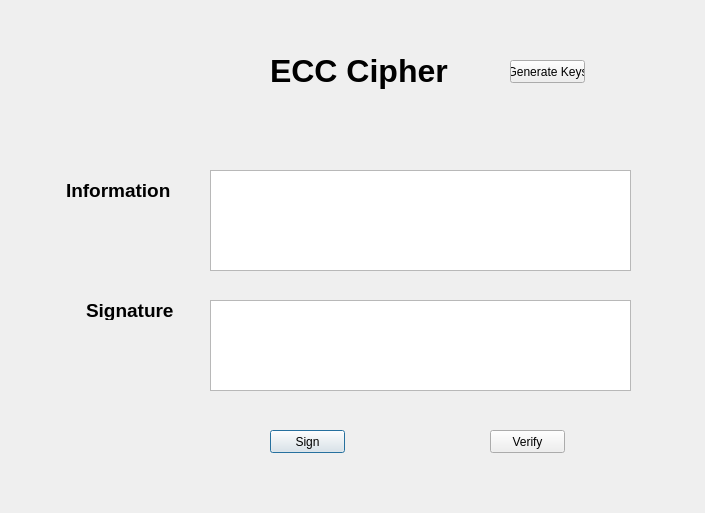
<?xml version="1.0" encoding="UTF-8"?>
<ui version="4.0">
 <class>Dialog</class>
 <widget class="QDialog" name="Dialog">
  <property name="geometry">
   <rect>
    <x>0</x>
    <y>0</y>
    <width>705</width>
    <height>513</height>
   </rect>
  </property>
  <property name="windowTitle">
   <string>Dialog</string>
  </property>
  <widget class="QLabel" name="label">
   <property name="geometry">
    <rect>
     <x>270</x>
     <y>40</y>
     <width>191</width>
     <height>61</height>
    </rect>
   </property>
   <property name="font">
    <font>
     <pointsize>24</pointsize>
     <weight>75</weight>
     <bold>true</bold>
    </font>
   </property>
   <property name="text">
    <string>ECC Cipher</string>
   </property>
  </widget>
  <widget class="QTextBrowser" name="txt_info">
   <property name="geometry">
    <rect>
     <x>210</x>
     <y>170</y>
     <width>421</width>
     <height>101</height>
    </rect>
   </property>
  </widget>
  <widget class="QTextBrowser" name="txt_sign">
   <property name="geometry">
    <rect>
     <x>210</x>
     <y>300</y>
     <width>421</width>
     <height>91</height>
    </rect>
   </property>
  </widget>
  <widget class="QPushButton" name="btn_sign">
   <property name="geometry">
    <rect>
     <x>270</x>
     <y>430</y>
     <width>75</width>
     <height>23</height>
    </rect>
   </property>
   <property name="text">
    <string>Sign</string>
   </property>
  </widget>
  <widget class="QPushButton" name="btn_verify">
   <property name="geometry">
    <rect>
     <x>490</x>
     <y>430</y>
     <width>75</width>
     <height>23</height>
    </rect>
   </property>
   <property name="text">
    <string>Verify</string>
   </property>
  </widget>
  <widget class="QPushButton" name="btn_gen_keys">
   <property name="geometry">
    <rect>
     <x>510</x>
     <y>60</y>
     <width>75</width>
     <height>23</height>
    </rect>
   </property>
   <property name="text">
    <string>Generate Keys</string>
   </property>
  </widget>
  <widget class="QLabel" name="label_4">
   <property name="geometry">
    <rect>
     <x>66</x>
     <y>180</y>
     <width>121</width>
     <height>20</height>
    </rect>
   </property>
   <property name="font">
    <font>
     <pointsize>14</pointsize>
     <weight>75</weight>
     <bold>true</bold>
    </font>
   </property>
   <property name="text">
    <string>Information</string>
   </property>
  </widget>
  <widget class="QLabel" name="label_5">
   <property name="geometry">
    <rect>
     <x>86</x>
     <y>300</y>
     <width>101</width>
     <height>20</height>
    </rect>
   </property>
   <property name="font">
    <font>
     <pointsize>14</pointsize>
     <weight>75</weight>
     <bold>true</bold>
    </font>
   </property>
   <property name="text">
    <string>Signature</string>
   </property>
  </widget>
 </widget>
 <resources/>
 <connections/>
</ui>
